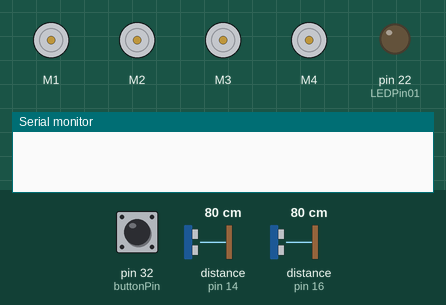
Simulated run of this sketch. Board: Arduino Mega 2560, built with avr-gcc and run on an emulated ATmega2560. Shown: 4 × DC motor (green arrow = forward, orange = backward, longer = faster), output pins drawn as LEDs (lit = HIGH), the last lines printed to the serial monitor. The test bench sets the inputs (shaded band); at power-on: pin 32 (buttonPin) HIGH, distance to the obstacle (sensors on pin 14, pin 16) 80 cm. The echo pulse lasts 58.3 µs per cm; pins used as bus, display or sensor lines are not drawn.

Above: at 1.2 s.
1.3 s: pin 32 (buttonPin) pulled LOW for 0.15 s
At 2.7 s:
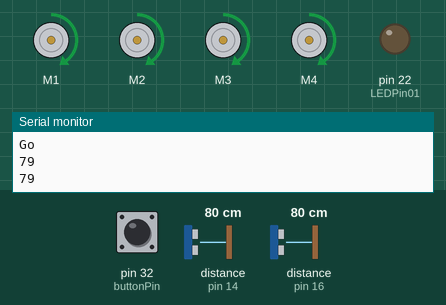
Timing chart, 0 to 8.9 s (numbered marks = the images above; inputs shaded):
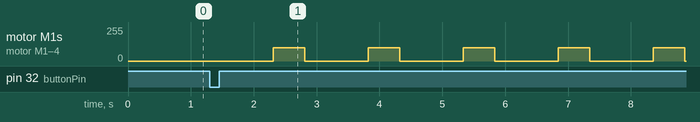

The sketch:

maping_robot.ino
```cpp
#include <AFMotor.h>

// Set motor pins
AF_DCMotor motor1(1);
AF_DCMotor motor2(2);
AF_DCMotor motor3(3);
AF_DCMotor motor4(4);

// Set ultrasonic sensor pins
const byte ultrasonic01TrigPin = 15;
const byte ultrasonic01EchoPin = 14;
const byte ultrasonic02TrigPin = 17;
const byte ultrasonic02EchoPin = 16;

// Set button pins
const byte buttonPin = 32;

// Set potentiometer pins
const byte potPin = A15;

// Set infrared sensor pins
const byte IRSensor01Pin = 24;
const byte IRSensor02Pin = 26;

// LED Pins
const byte LEDPin01 = 22;

// Global variables
bool started = false;
int motorSpeed = 100;

// Global mapping variables
int points[10];
int currentPos[2];
int currentPointsIndex = 0;

// Set all of the pin modes for connected sensors
void setupPinModes()
{
  pinMode(ultrasonic01TrigPin, OUTPUT);
  pinMode(ultrasonic01EchoPin, INPUT);
  pinMode(ultrasonic02TrigPin, OUTPUT);
  pinMode(ultrasonic02EchoPin, INPUT);

  pinMode(buttonPin, INPUT_PULLUP);

  pinMode(IRSensor01Pin, INPUT);
  pinMode(IRSensor02Pin, INPUT);

  pinMode(LEDPin01, OUTPUT);
}

// Sets the robot at default position
void setDefaultPos()
{
  currentPos[0] = 0;
  currentPos[1] = 0;
}

// Sets the robot at default position
void setMotorSpeed(int motor1Speed, int motor2Speed, int motor3Speed, int motor4Speed)
{
  motor1.setSpeed(motor1Speed);
  motor2.setSpeed(motor2Speed);
  motor3.setSpeed(motor3Speed);
  motor4.setSpeed(motor4Speed);
}

void setup()
{
  Serial.begin(9600);

  setupPinModes();

  setDefaultPos();

  setMotorSpeed(motorSpeed, motorSpeed, motorSpeed, motorSpeed);
}

// Looks for start button being pressed
void getButtonPress()
{
  if (digitalRead(buttonPin) != HIGH)
  {
    started = true;
  }
}

// Returns new data point from ultrasonic sensors
int getNewPointData(int trigPin, int echoPin)
{
  long duration;
  int distance;

  digitalWrite(trigPin, LOW);
  digitalWrite(echoPin, LOW);
  delayMicroseconds(2);

  digitalWrite(trigPin, HIGH);
  delayMicroseconds(10);
  digitalWrite(trigPin, LOW);

  duration = pulseIn(echoPin, HIGH);

  distance = duration * 0.034 / 2;

  return distance;
}

void drive(int increments)
{
  for (int i = 0; i < increments; i++)
  {
    motor1.run(FORWARD);
    motor2.run(FORWARD);
    motor3.run(FORWARD);
    motor4.run(FORWARD);
    delay(500);
    motor1.run(RELEASE);
    motor2.run(RELEASE);
    motor3.run(RELEASE);
    motor4.run(RELEASE);

    currentPos[1] += 10;
  }
}

void filterPoints()
{
  for (int i = 0; i < sizeof(points); i++)
  {
    if (points[i] >= 80 || points[i] == 0)
    {
      points[i] = -1;
    }
  }
}

void loop()
{

  // Wait untill button press to start robot
  if (started)
  {
    delay(1000);
    Serial.println("Go");
    // Get new point and store it
    points[currentPointsIndex] = getNewPointData(ultrasonic01TrigPin, ultrasonic01EchoPin);
    Serial.println(points[currentPointsIndex]);
    currentPointsIndex++;

    points[currentPointsIndex] = getNewPointData(ultrasonic02TrigPin, ultrasonic02EchoPin);
    Serial.println(points[currentPointsIndex]);
    currentPointsIndex++;

    drive(1);

    if (currentPointsIndex == 10)
    {
      Serial.println("End");

      digitalWrite(LEDPin01, HIGH);

      started = false;

      filterPoints();

      for (int i = 0; i < sizeof(points); i++)
      {
        if (points[i] != -1)
        {
          Serial.println("Points: ");
          Serial.println(i);
          Serial.println(points[i]);
        }
      }
    }
  }
  else
  {
    getButtonPress();
  }
}
```

Measured:
- after the input at 1.3 s, pin 22 (LEDPin01): LOW → HIGH after 7.6 s; motor M1–4: alternates forward 100/255 for 0.50 s and stopped for 1.0 s, starting after 1.0 s
